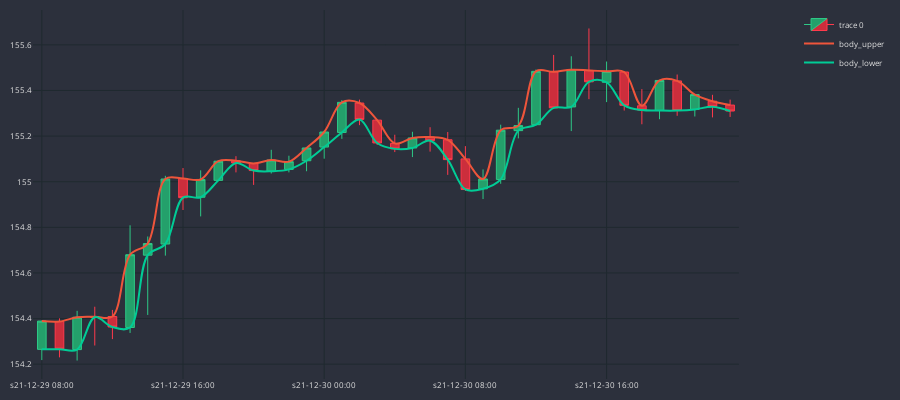

Notebook code cell kept with this figure:
### Code cell
dfp = df_an.iloc[-40:]
cp = CandlePlot(dfp)
cp.show_plot(line_traces=['body_upper','body_lower'])
